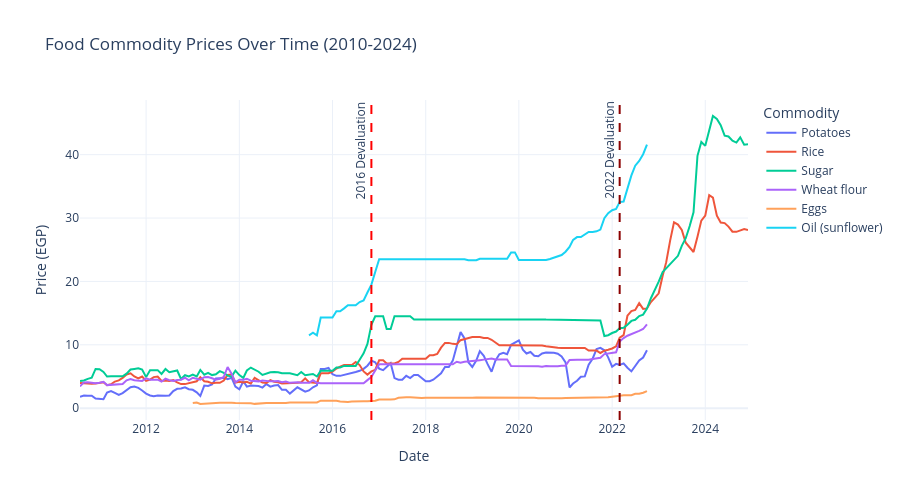

Write notebook code for a chart like this one.
### Markdown cell above
### 4.4 Interactive Animated Time-Series (Plotly)

### Code cell
# ── V4: Interactive Animated Time-Series (Plotly) ──────────────────────────────────
df_anim = df_prices[df_prices['commodity'].isin(available)].copy()
df_anim['year_month_str'] = df_anim['date'].dt.strftime('%Y-%m')
monthly = df_anim.groupby(['year_month_str', 'commodity'])['price'].mean().reset_index()

fig = px.line(monthly, x='year_month_str', y='price', color='commodity',
              title='  Food Commodity Prices Over Time (2010-2024)',
              labels={'price': 'Price (EGP)', 'year_month_str': 'Date', 'commodity': 'Commodity'},
              template='plotly_white')

# Fixing the vline bug: When x-axis is categorical (strings), vline annotations can cause TypeErrors.
# We define the lines and add annotations separately to avoid internal plotly mean() calculations on strings.
fig.add_vline(x='2016-11', line_dash='dash', line_color='red')
fig.add_vline(x='2022-03', line_dash='dash', line_color='darkred')

fig.add_annotation(x='2016-11', y=1, yref='paper', text='2016 Devaluation', showarrow=False, textangle=-90, xanchor='right')
fig.add_annotation(x='2022-03', y=1, yref='paper', text='2022 Devaluation', showarrow=False, textangle=-90, xanchor='right')

fig.update_layout(height=500, font=dict(size=12))

# Save plotly figure as HTML
fig.write_html(f'{OUTPUT_DIR}/timeseries_interactive.html')
fig.show()

### Figure 1 — Plotly figure (JSON) as saved in the notebook; plotly's stock layout.template omitted (floating-point values rounded to 4 significant figures; data arrays with more than 128 entries replaced by an {"elided": "..."} marker saying what was removed)
{"data": [{"hovertemplate": "Commodity=Potatoes<br>Date=%{x}<br>Price (EGP)=%{y}<extra></extra>", "legendgroup": "Potatoes", "line": {"color": "#636efa", "dash": "solid"}, "marker": {"symbol": "circle"}, "mode": "lines", "name": "Potatoes", "orientation": "v", "showlegend": true, "type": "scatter", "x": {"elided": "146 str values"}, "xaxis": "x", "y": {"elided": "146 float values"}, "yaxis": "y"}, {"hovertemplate": "Commodity=Rice<br>Date=%{x}<br>Price (EGP)=%{y}<extra></extra>", "legendgroup": "Rice", "line": {"color": "#EF553B", "dash": "solid"}, "marker": {"symbol": "circle"}, "mode": "lines", "name": "Rice", "orientation": "v", "showlegend": true, "type": "scatter", "x": {"elided": "171 str values"}, "xaxis": "x", "y": {"elided": "171 float values"}, "yaxis": "y"}, {"hovertemplate": "Commodity=Sugar<br>Date=%{x}<br>Price (EGP)=%{y}<extra></extra>", "legendgroup": "Sugar", "line": {"color": "#00cc96", "dash": "solid"}, "marker": {"symbol": "circle"}, "mode": "lines", "name": "Sugar", "orientation": "v", "showlegend": true, "type": "scatter", "x": {"elided": "172 str values"}, "xaxis": "x", "y": {"elided": "172 float values"}, "yaxis": "y"}, {"hovertemplate": "Commodity=Wheat flour<br>Date=%{x}<br>Price (EGP)=%{y}<extra></extra>", "legendgroup": "Wheat flour", "line": {"color": "#ab63fa", "dash": "solid"}, "marker": {"symbol": "circle"}, "mode": "lines", "name": "Wheat flour", "orientation": "v", "showlegend": true, "type": "scatter", "x": {"elided": "146 str values"}, "xaxis": "x", "y": {"elided": "146 float values"}, "yaxis": "y"}, {"hovertemplate": "Commodity=Eggs<br>Date=%{x}<br>Price (EGP)=%{y}<extra></extra>", "legendgroup": "Eggs", "line": {"color": "#FFA15A", "dash": "solid"}, "marker": {"symbol": "circle"}, "mode": "lines", "name": "Eggs", "orientation": "v", "showlegend": true, "type": "scatter", "x": ["2013-01", "2013-02", "2013-03", "2013-04", "2013-05", "2013-06", "2013-07", "2013-08", "2013-09", "2013-10", "2013-11", "2013-12", "2014-01", "2014-02", "2014-03", "2014-04", "2014-05", "2014-06", "2014-07", "2014-08", "2014-09", "2014-10", "2014-11", "2014-12", "2015-01", "2015-02", "2015-04", "2015-05", "2015-06", "2015-07", "2015-08", "2015-09", "2015-10", "2015-11", "2015-12", "2016-01", "2016-02", "2016-03", "2016-04", "2016-05", "2016-06", "2016-07", "2016-08", "2016-09", "2016-10", "2016-11", "2016-12", "2017-01", "2017-02", "2017-03", "2017-04", "2017-05", "2017-06", "2017-07", "2017-08", "2017-09", "2017-10", "2017-11", "2017-12", "2018-01", "2018-02", "2018-03", "2018-04", "2018-05", "2018-06", "2018-07", "2018-08", "2018-09", "2018-10", "2018-11", "2018-12", "2019-01", "2019-02", "2019-03", "2019-04", "2019-05", "2019-06", "2019-07", "2019-08", "2019-09", "2019-10", "2019-11", "2019-12", "2020-01", "2020-02", "2020-03", "2020-04", "2020-05", "2020-06", "2020-07", "2020-08", "2020-09", "2020-10", "2020-11", "2020-12", "2021-01", "2021-02", "2021-03", "2021-04", "2021-05", "2021-06", "2021-07", "2021-08", "2021-09", "2021-10", "2021-11", "2021-12", "2022-01", "2022-02", "2022-03", "2022-04", "2022-05", "2022-06", "2022-07", "2022-08", "2022-09", "2022-10"], "xaxis": "x", "y": [0.8, 0.9, 0.66, 0.71, 0.78, 0.79, 0.84, 0.86, 0.86, 0.89, 0.84, 0.8, 0.81, 0.84, 0.81, 0.78, 0.68, 0.74, 0.82, 0.83, 0.81, 0.79, 0.81, 0.8, 0.8, 0.9, 0.9, 0.8, 0.8, 0.9, 0.8, 0.9, 1.19, 1.2, 1.18, 1.18, 1.18, 1.05, 0.95, 0.97, 1.04, 1.09, 1.06, 1.09, 1.09, 1.12, 1.17, 1.37, 1.43, 1.38, 1.38, 1.4, 1.65, 1.71, 1.71, 1.71, 1.66, 1.61, 1.61, 1.66, 1.66, 1.66, 1.59, 1.59, 1.59, 1.59, 1.59, 1.56, 1.63, 1.63, 1.63, 1.63, 1.7, 1.7, 1.7, 1.7, 1.65, 1.65, 1.7, 1.65, 1.65, 1.65, 1.65, 1.65, 1.65, 1.65, 1.65, 1.65, 1.56, 1.54, 1.55, 1.54, 1.56, 1.56, 1.55, 1.59, 1.6, 1.6, 1.6, 1.6, 1.61, 1.62, 1.62, 1.62, 1.73, 1.75, 1.71, 1.82, 1.9, 2.04, 2.05, 2.03, 2.05, 2.28, 2.27, 2.43, 2.69], "yaxis": "y"}, {"hovertemplate": "Commodity=Oil (sunflower)<br>Date=%{x}<br>Price (EGP)=%{y}<extra></extra>", "legendgroup": "Oil (sunflower)", "line": {"color": "#19d3f3", "dash": "solid"}, "marker": {"symbol": "circle"}, "mode": "lines", "name": "Oil (sunflower)", "orientation": "v", "showlegend": true, "type": "scatter", "x": ["2015-07", "2015-08", "2015-09", "2015-10", "2015-11", "2015-12", "2016-01", "2016-02", "2016-03", "2016-04", "2016-05", "2016-06", "2016-07", "2016-08", "2016-09", "2016-10", "2016-11", "2016-12", "2017-01", "2017-02", "2017-03", "2017-04", "2017-05", "2017-06", "2017-07", "2017-08", "2017-09", "2017-10", "2017-11", "2017-12", "2018-01", "2018-02", "2018-03", "2018-04", "2018-05", "2018-06", "2018-07", "2018-08", "2018-09", "2018-10", "2018-11", "2018-12", "2019-01", "2019-02", "2019-03", "2019-04", "2019-05", "2019-06", "2019-07", "2019-08", "2019-09", "2019-10", "2019-11", "2019-12", "2020-01", "2020-02", "2020-03", "2020-04", "2020-05", "2020-06", "2020-07", "2020-08", "2020-09", "2020-10", "2020-11", "2020-12", "2021-01", "2021-02", "2021-03", "2021-04", "2021-05", "2021-06", "2021-07", "2021-08", "2021-09", "2021-10", "2021-11", "2021-12", "2022-01", "2022-02", "2022-03", "2022-04", "2022-05", "2022-06", "2022-07", "2022-08", "2022-09", "2022-10"], "xaxis": "x", "y": [11.5, 11.9, 11.5, 14.3, 14.3, 14.3, 14.3, 15.3, 15.3, 15.75, 16.25, 16.25, 16.25, 16.75, 17.0, 18.25, 19.5, 21.5, 23.5, 23.5, 23.5, 23.5, 23.5, 23.5, 23.5, 23.5, 23.5, 23.5, 23.5, 23.5, 23.5, 23.5, 23.5, 23.5, 23.5, 23.5, 23.5, 23.5, 23.5, 23.5, 23.5, 23.34, 23.34, 23.34, 23.58, 23.58, 23.58, 23.58, 23.58, 23.58, 23.58, 23.58, 24.58, 24.58, 23.38, 23.38, 23.38, 23.38, 23.38, 23.38, 23.38, 23.38, 23.54, 23.77, 23.92, 24.16, 24.69, 25.44, 26.56, 26.99, 26.99, 27.42, 27.8, 27.8, 27.9, 28.18, 29.98, 30.77, 31.24, 31.44, 32.52, 32.61, 34.72, 36.72, 38.26, 39.01, 40.07, 41.59], "yaxis": "y"}], "layout": {"annotations": [{"showarrow": false, "text": "2016 Devaluation", "textangle": -90, "x": "2016-11", "xanchor": "right", "y": 1, "yref": "paper"}, {"showarrow": false, "text": "2022 Devaluation", "textangle": -90, "x": "2022-03", "xanchor": "right", "y": 1, "yref": "paper"}], "font": {"size": 12}, "height": 500, "legend": {"title": {"text": "Commodity"}, "tracegroupgap": 0}, "shapes": [{"line": {"color": "red", "dash": "dash"}, "type": "line", "x0": "2016-11", "x1": "2016-11", "xref": "x", "y0": 0, "y1": 1, "yref": "y domain"}, {"line": {"color": "darkred", "dash": "dash"}, "type": "line", "x0": "2022-03", "x1": "2022-03", "xref": "x", "y0": 0, "y1": 1, "yref": "y domain"}], "title": {"text": "  Food Commodity Prices Over Time (2010-2024)"}, "xaxis": {"anchor": "y", "domain": [0, 1], "title": {"text": "Date"}}, "yaxis": {"anchor": "x", "domain": [0, 1], "title": {"text": "Price (EGP)"}}}}
